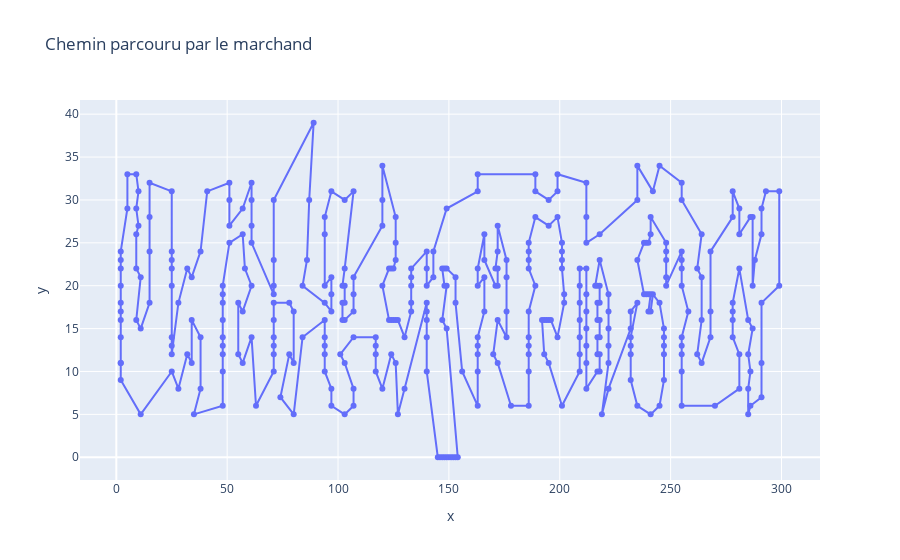

Notebook source saved alongside this figure:
### Markdown cell above
### Lancement du test avec l'algorithme 2-opt

### Code cell
# Algo 2-opt
data = data_TSPLIB(f'data/{ENSEMBLE_TEST[choix_data_test]}.tsp')
df = test_unitaire_2_opt(choix_data_test)
affichage(df, data).show()

### Figure 1 — Plotly figure (JSON) as saved in the notebook; plotly's stock layout.template omitted (floating-point values rounded to 4 significant figures; data arrays with more than 128 entries replaced by an {"elided": "..."} marker saying what was removed)
{"data": [{"hovertemplate": "x=%{x}<br>y=%{y}<extra></extra>", "legendgroup": "", "line": {"color": "#636efa", "dash": "solid"}, "marker": {"symbol": "circle"}, "mode": "lines+markers", "name": "", "orientation": "v", "showlegend": false, "type": "scatter", "x": {"elided": "380 int values"}, "xaxis": "x", "y": {"elided": "380 int values"}, "yaxis": "y"}], "layout": {"legend": {"tracegroupgap": 0}, "title": {"text": "Chemin parcouru par le marchand"}, "xaxis": {"anchor": "y", "domain": [0, 1], "title": {"text": "x"}}, "yaxis": {"anchor": "x", "domain": [0, 1], "title": {"text": "y"}}}}
